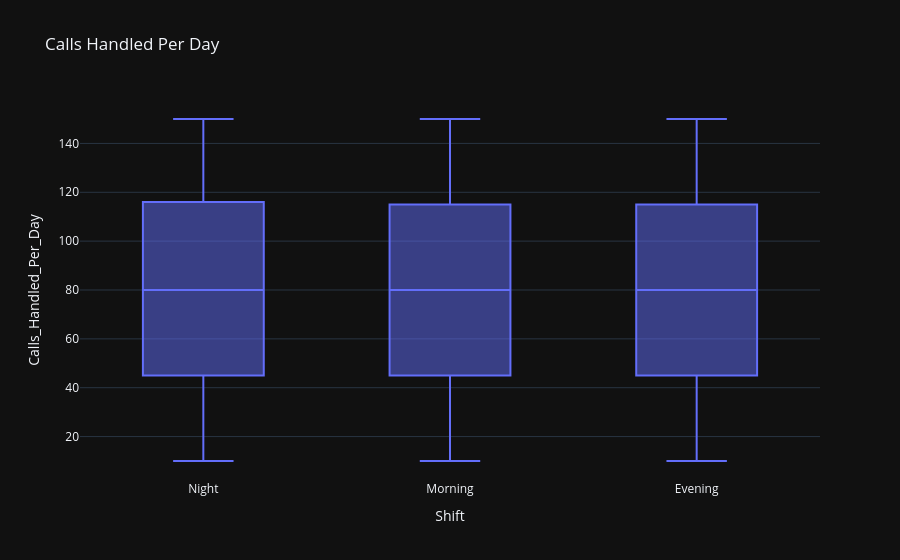

Notebook code for this chart:
### Markdown cell above
Calls Handled Per Agent

### Code cell
fig = px.box(
    df,
    x='Shift',
    y='Calls_Handled_Per_Day',
    title='Calls Handled Per Day'
)

fig.show()

### Figure 1 — Plotly figure (JSON) as saved in the notebook; plotly's stock layout.template omitted (floating-point values rounded to 4 significant figures; data arrays with more than 128 entries replaced by an {"elided": "..."} marker saying what was removed)
{"data": [{"alignmentgroup": "True", "hovertemplate": "Shift=%{x}<br>Calls_Handled_Per_Day=%{y}<extra></extra>", "legendgroup": "", "marker": {"color": "#636efa"}, "name": "", "notched": false, "offsetgroup": "", "orientation": "v", "showlegend": false, "x": {"elided": "80000 str values"}, "x0": " ", "xaxis": "x", "y": {"elided": "80000 int values"}, "y0": " ", "yaxis": "y", "type": "box"}], "layout": {"xaxis": {"anchor": "y", "domain": [0.0, 1.0], "title": {"text": "Shift"}}, "yaxis": {"anchor": "x", "domain": [0.0, 1.0], "title": {"text": "Calls_Handled_Per_Day"}}, "legend": {"tracegroupgap": 0}, "title": {"text": "Calls Handled Per Day"}, "boxmode": "group"}}
